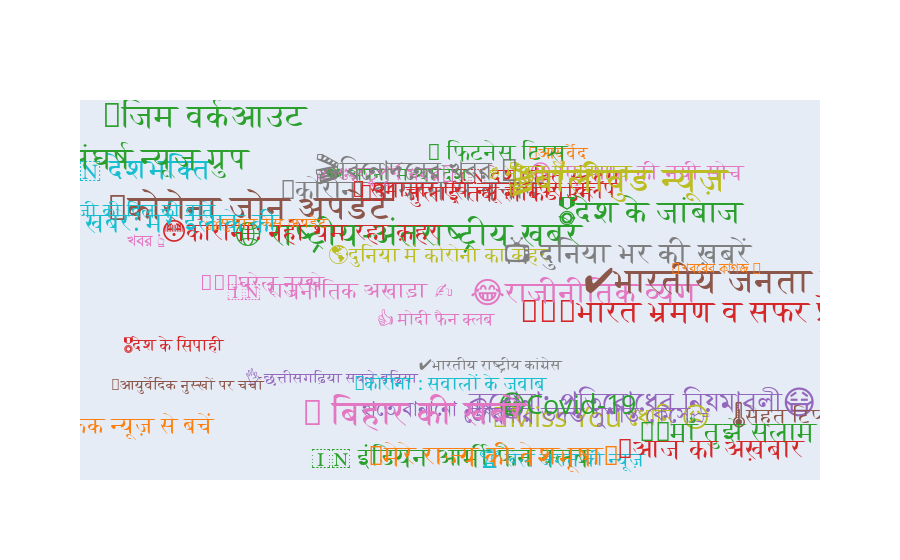

Notebook cell for this chart:
### Markdown cell above
## Word clouds

### Code cell
words = df["tag_name"].value_counts()[:50].index
#n = df["tag_name"].nunique()
n=50
colors = [plotly.colors.DEFAULT_PLOTLY_COLORS[random.randrange(1, 10)] for i in range(n)]
#weights = df["tag_name"].value_counts()[:5]
weights = [random.randint(15, 35) for i in range(n)]
data = go.Scatter(x=[random.random() for i in range(n)],
                 y=[random.random() for i in range(n)],
                 mode='text',
                 text=words,
                 marker={'opacity': 0.3},
                 textfont={'size': weights,
                           'color': colors})
layout = go.Layout({'xaxis': {'showgrid': False, 'showticklabels': False, 'zeroline': False},
                    'yaxis': {'showgrid': False, 'showticklabels': False, 'zeroline': False}})
fig = go.Figure(data=[data], layout=layout)

fig.show()

### Figure 1 — Plotly figure (JSON) as saved in the notebook; plotly's stock layout.template omitted (floating-point values rounded to 4 significant figures)
{"data": [{"marker": {"opacity": 0.3}, "mode": "text", "text": ["🇮🇳 इंडियन आर्मी फैन क्लब", "👌 छत्तीसगढ़िया सबले बढ़िया", "হাতে বানানো মাস্ক 😷", "করোনা: প্রতিরোধের নিয়মাবলী😷", "🇮🇳 देशभक्ति", "❤️ अपना मध्यप्रदेश", "🙏कोरोना वायरस से बचाव", "🌡️सेहत टिप्स", "😃नए भारत की नयी सोच", "📰 समाचार एवं न्यूज़ पेपर क्लिप", "👍 मोदी फैन क्लब", "🏏Miss You ধোনি 😥", "🏆 खेल जगत की न्यूज़", "জোরদার তদন্ত সুশান্ত কেসে👉", "🌐 राष्ट्रीय-अंतराष्ट्रीय खबरें", "🎖️देश के सिपाही", "😳कोरोना: नहीं थम रहा क़हर", "🎖️देश के जांबाज", "🌎दुनिया में कोरोना का क़हर", "🚗🧗🏻भारत भ्रमण व सफर प्रेमी ग्रुप🚂⛰", "🌿आयुर्वेद", "🙏🏻माँ तुझे सलाम", "✍গুরুত্বপূর্ণ খবর📃", "🚨कोरोना ज़ोन अपडेट", "😷Covid-19", "🔐31 जुलाई तक लॉकडाउन", "🇮🇳 देशभक्ति स्टेटस", "খবর 👆", "✔️भारतीय राष्ट्रीय कांग्रेस", "🧐कोरोना : सवालों के जवाब", "📰आज का अख़बार", "⚖सुशांत केस अपडेट", "💓 फ़ौजी की दिल की बातें", "📺 दुनिया भर की ख़बरें", "😂राजीनीतिक व्यंग", "🎬बॉलीवुड न्यूज़", "🔎फेक न्यूज़ से बचें", "✔️भारतीय जनता पार्टी", "🎬বিনোদনের খবর 💃", "💪 फिटनेस टिप्स", "💁🏻♀️घरेलू नुस्खे", "📰 बिहार की खबरें", "🔐 ग्रुप: संघर्ष न्यूज ग्रुप", "💪जिम वर्कआउट", "🥻मेरे राज्य की वेशभूषा👔", "🇮🇳 राजनीतिक अखाड़ा ✍️", "🌿आयुर्वेदिक नुस्खों पर चर्चा ", "📰 खबरे: मेरे इलाके की", "✊ भारत में बदलाव", "📄খবরের কাগজ 📄"], "textfont": {"color": ["rgb(44, 160, 44)", "rgb(148, 103, 189)", "rgb(148, 103, 189)", "rgb(148, 103, 189)", "rgb(23, 190, 207)", "rgb(44, 160, 44)", "rgb(127, 127, 127)", "rgb(140, 86, 75)", "rgb(227, 119, 194)", "rgb(214, 39, 40)", "rgb(227, 119, 194)", "rgb(188, 189, 34)", "rgb(23, 190, 207)", "rgb(148, 103, 189)", "rgb(44, 160, 44)", "rgb(214, 39, 40)", "rgb(214, 39, 40)", "rgb(44, 160, 44)", "rgb(188, 189, 34)", "rgb(214, 39, 40)", "rgb(255, 127, 14)", "rgb(44, 160, 44)", "rgb(227, 119, 194)", "rgb(140, 86, 75)", "rgb(44, 160, 44)", "rgb(214, 39, 40)", "rgb(214, 39, 40)", "rgb(227, 119, 194)", "rgb(127, 127, 127)", "rgb(23, 190, 207)", "rgb(214, 39, 40)", "rgb(255, 127, 14)", "rgb(23, 190, 207)", "rgb(127, 127, 127)", "rgb(227, 119, 194)", "rgb(188, 189, 34)", "rgb(255, 127, 14)", "rgb(140, 86, 75)", "rgb(127, 127, 127)", "rgb(44, 160, 44)", "rgb(227, 119, 194)", "rgb(227, 119, 194)", "rgb(44, 160, 44)", "rgb(44, 160, 44)", "rgb(255, 127, 14)", "rgb(227, 119, 194)", "rgb(140, 86, 75)", "rgb(23, 190, 207)", "rgb(188, 189, 34)", "rgb(255, 127, 14)"], "size": [26, 15, 24, 33, 29, 19, 27, 21, 22, 22, 17, 28, 19, 27, 33, 17, 25, 31, 21, 31, 17, 27, 24, 35, 27, 23, 21, 19, 15, 19, 27, 15, 19, 29, 30, 35, 23, 35, 31, 23, 21, 35, 31, 33, 27, 22, 15, 26, 21, 16]}, "type": "scatter", "x": [0.5339, 0.3671, 0.5227, 0.8012, 0.09304, 0.46, 0.4795, 0.9977, 0.7933, 0.5825, 0.5132, 0.7438, 0.6891, 0.7239, 0.475, 0.1466, 0.3244, 0.8122, 0.5164, 0.9392, 0.6837, 0.9211, 0.4429, 0.2541, 0.6963, 0.5711, 0.6548, 0.1092, 0.5899, 0.533, 0.8962, 0.2773, 0.08422, 0.7798, 0.7213, 0.7671, 0.09386, 0.9299, 0.4862, 0.5993, 0.2712, 0.4832, 0.06828, 0.19, 0.593, 0.3801, 0.1697, 0.1441, 0.686, 0.9045], "y": [0.01715, 0.2427, 0.1526, 0.1678, 0.8295, 0.8147, 0.7715, 0.1347, 0.8193, 0.7739, 0.409, 0.1284, 0.01274, 0.1352, 0.6437, 0.3338, 0.6538, 0.7073, 0.5876, 0.426, 0.8749, 0.08766, 0.8151, 0.7164, 0.1646, 0.7617, 0.8103, 0.6294, 0.2803, 0.2251, 0.03962, 0.6796, 0.7138, 0.5907, 0.4799, 0.7968, 0.1074, 0.5119, 0.8228, 0.8764, 0.5089, 0.1397, 0.8583, 0.977, 0.02087, 0.487, 0.2222, 0.6788, 0.8221, 0.5507]}], "layout": {"autosize": true, "xaxis": {"autorange": true, "range": [0.01665, 1.049], "showgrid": false, "showticklabels": false, "type": "linear", "zeroline": false}, "yaxis": {"autorange": true, "range": [-0.04083, 1.031], "showgrid": false, "showticklabels": false, "type": "linear", "zeroline": false}}}
